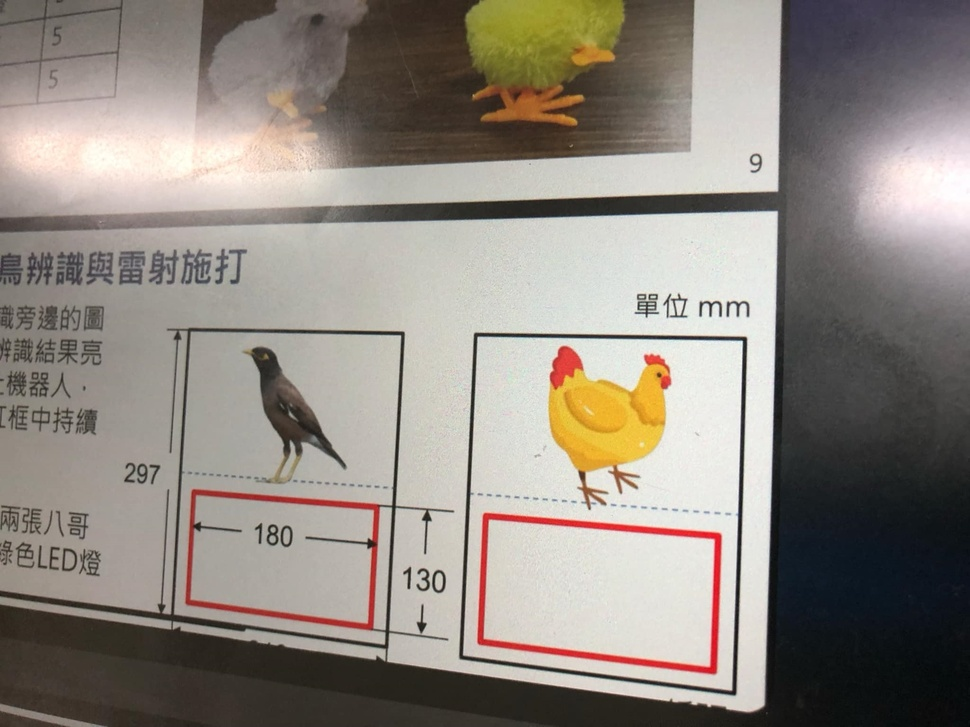
#> input picture object_detect(fail)/1.jpg, 970 x 727 px, shrunk from 2048 x 1536 before the run, given in place of the camera
$ python taskatest1.py
#> lines starting #> are read from the running program, lines starting #| are printed output that depends on the picture; after the words box and inside, x2 and y2 are one past the last pixel; in counts of white or black regions, pixels touching at a corner belong together
#> further down, frame is the input picture: shape (727, 970, 3); mean B, G, R 129.2, 137, 144.1
import cv2
import numpy as np
import time

# 顏色範圍設置
lower_blue = np.array([94, 0, 0])
upper_blue = np.array([100, 255, 255])

lower_green = np.array([68, 0, 0])
upper_green = np.array([85, 255, 140])

lower_red1 = np.array([0, 0, 0])
upper_red1 = np.array([3, 255, 255])

lower_red2 = np.array([177, 0, 0])
upper_red2 = np.array([180, 255, 255])

def process_a_task(frame, color_message):
    """
    處理 A 關卡，根據顏色進行動作，並顯示 OK 或 NO，還會判斷 X 座標是否在中心。
    """
#> called with color_message = 'red'
    if frame is None or frame.size == 0:
        print("Error: Invalid frame received.")
        return

    if color_message == "blue":
        print("Detecting BLUE!")
        hsv = cv2.cvtColor(frame, cv2.COLOR_BGR2HSV)
        mask = cv2.inRange(hsv, lower_blue, upper_blue)
    elif color_message == "green":
        print("Detecting GREEN!")
        hsv = cv2.cvtColor(frame, cv2.COLOR_BGR2HSV)
        mask = cv2.inRange(hsv, lower_green, upper_green)
    elif color_message == "red":
        print("Detecting RED!")
        hsv = cv2.cvtColor(frame, cv2.COLOR_BGR2HSV)
#> hsv: shape (727, 970, 3); mean H, S, V 37.5, 38.1, 145.3
        mask1 = cv2.inRange(hsv, lower_red1, upper_red1)
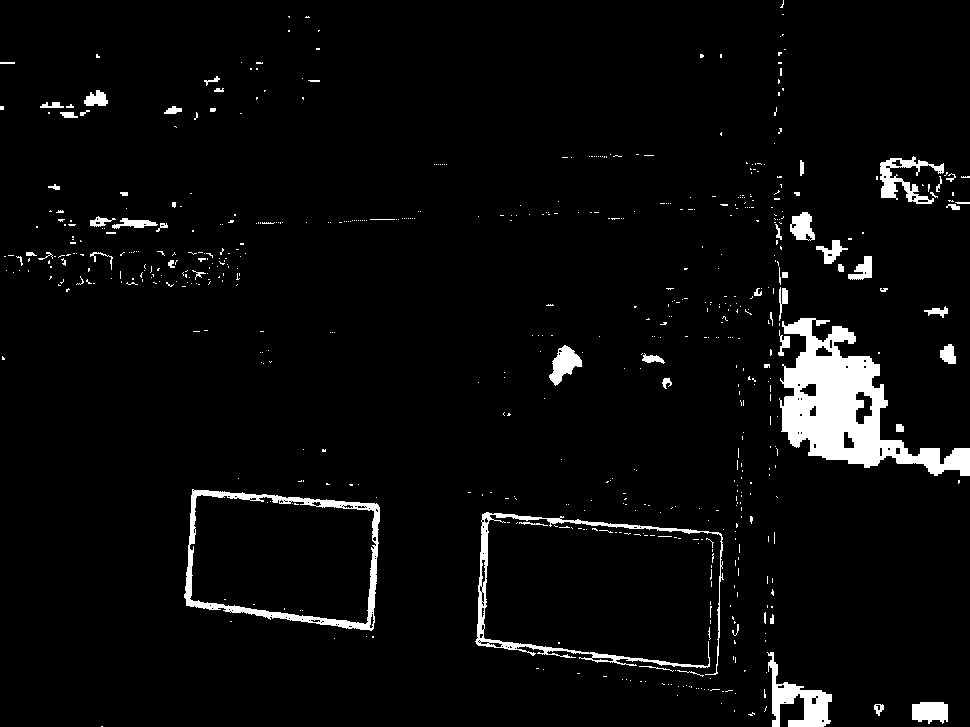
#> mask1: shape (727, 970); 4.1% white; 629 white regions (565 under 20 px), largest, box (x1, y1, x2, y2) and area: (779, 318, 970, 476) 11669, (184, 489, 380, 631) 3504, (475, 512, 724, 675) 2889
        mask2 = cv2.inRange(hsv, lower_red2, upper_red2)
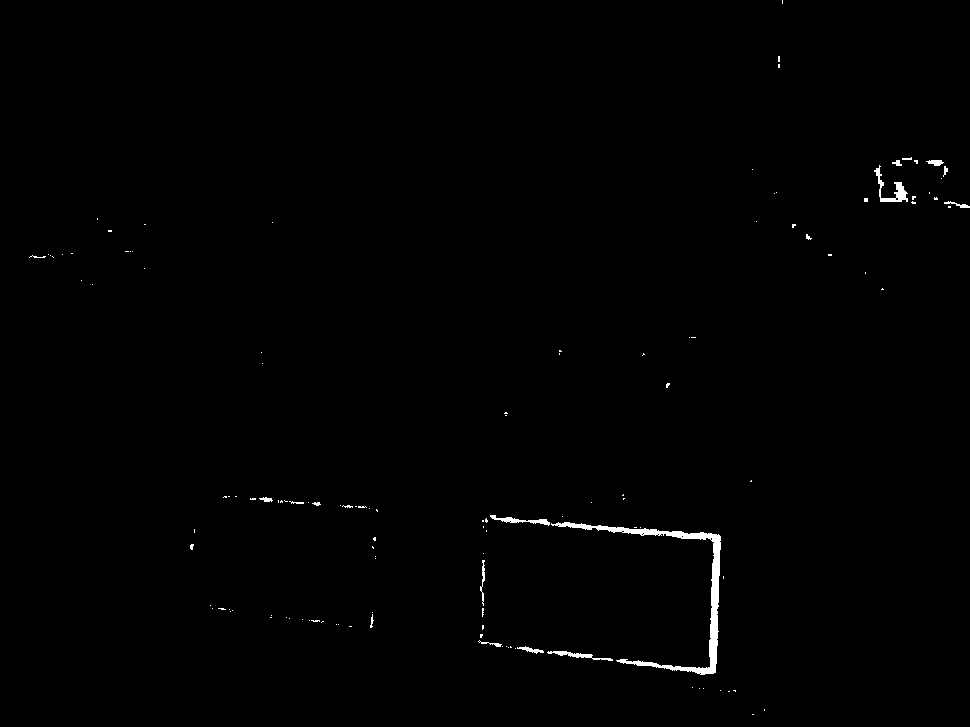
#> mask2: shape (727, 970); 0.58% white; 129 white regions (111 under 20 px), largest, box (x1, y1, x2, y2) and area: (551, 522, 721, 675) 2262, (874, 165, 908, 202) 344, (490, 515, 550, 526) 215
        mask = cv2.bitwise_or(mask1, mask2)
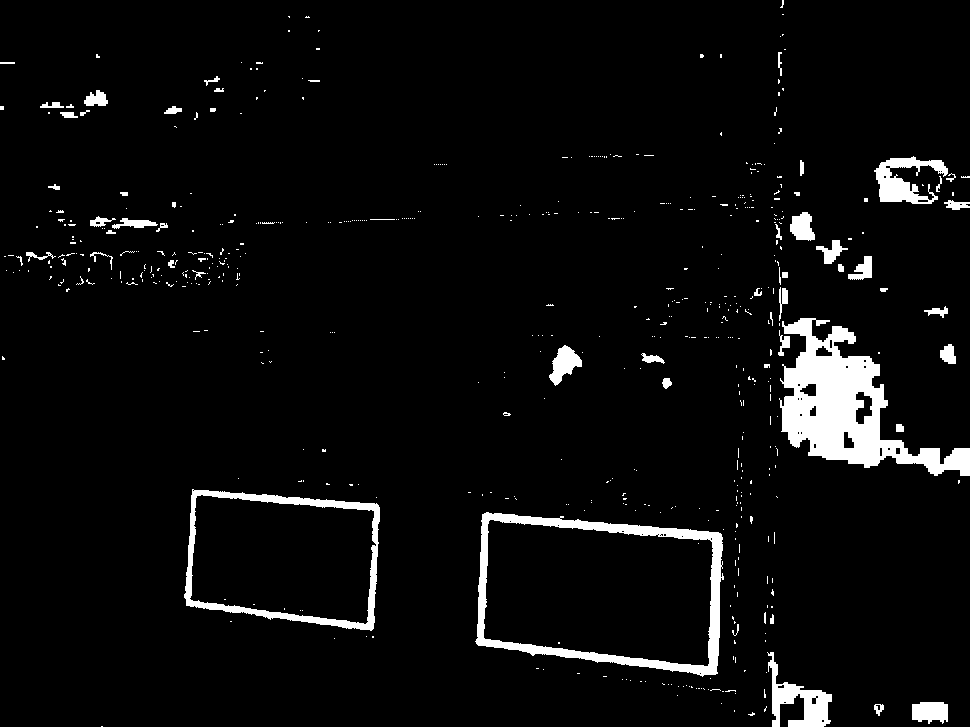
#> mask: shape (727, 970); 4.7% white; 572 white regions (511 under 20 px), largest, box (x1, y1, x2, y2) and area: (779, 318, 970, 476) 11669, (475, 512, 724, 677) 6188, (184, 489, 380, 631) 3793
    else:
        mask = np.zeros(frame.shape[:2], dtype=np.uint8)  # 如果顏色無效，空掩碼

    # 計算掩碼的有效像素數量
    color_area = cv2.countNonZero(mask)
#> color_area = 32953

    # 設置一個顏色區域的最小閾值（例如 10000 像素）
    area_threshold = 10000

    # 只在區域超過閾值時檢查 X 座標是否在中心
    if color_area > area_threshold:
        moments = cv2.moments(mask)
#> moments = moments, m00 8403015, centre m10/m00, m01/m00 = (676.2, 442.1)
        if moments['m00'] > 0:  # 防止除以零
            cx = int(moments['m10'] / moments['m00'])  # 計算質心的 x 座標
#> cx = 676
            width = frame.shape[1]
#> width = 970

            # 判斷質心是否在畫面中間
            if width // 2 - 50 < cx < width // 2 + 50:
                cv2.putText(frame, "OK", (50, 50), cv2.FONT_HERSHEY_SIMPLEX, 2, (0, 255, 0), 3)
                print(f"{color_message.capitalize()} detected, area is sufficient, and x is centered!")
            else:
                cv2.putText(frame, "X NOT CENTERED", (50, 50), cv2.FONT_HERSHEY_SIMPLEX, 2, (0, 255, 255), 3)
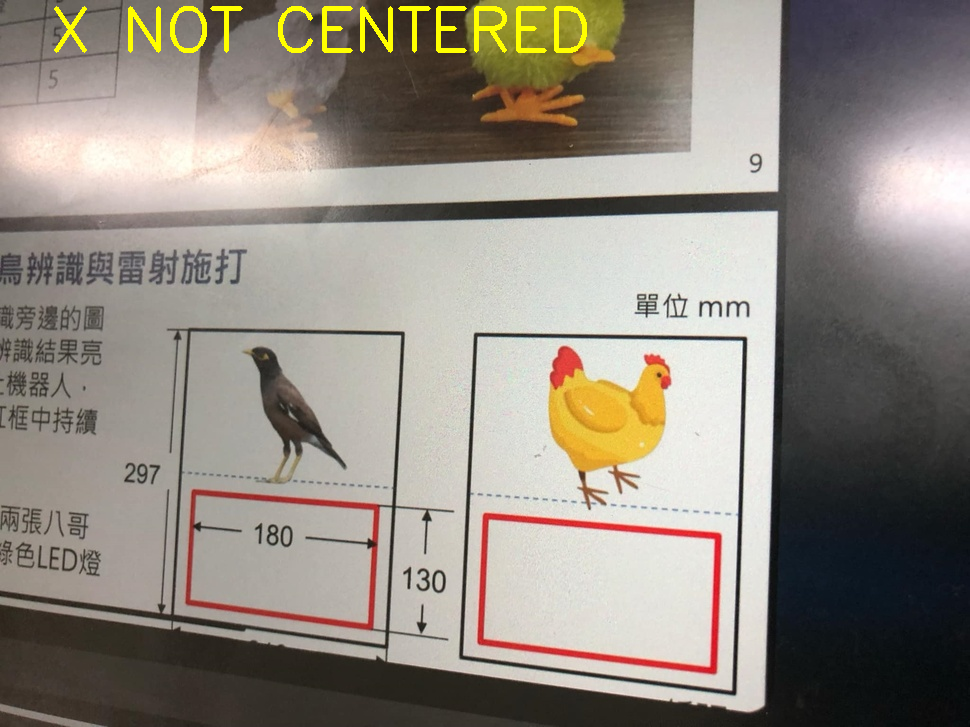
#> frame: shape (727, 970, 3); 0.92% of pixels changed, all inside (x1, y1, x2, y2) = (54, 6, 587, 53)
                print(f"{color_message.capitalize()} detected, but x is NOT centered.")
        else:
            print(f"{color_message.capitalize()} moments invalid.")
    else:
        cv2.putText(frame, "NO", (50, 50), cv2.FONT_HERSHEY_SIMPLEX, 2, (0, 0, 255), 3)
        print(f"{color_message.capitalize()} area not sufficient.")

    # 顯示畫面中的變更
    cv2.imshow('Processed Frame', frame)

# Example usage:
if __name__ == '__main__':
    cap = cv2.VideoCapture(0)
    color_message = "red"  # 假設我們要檢測顏色，可以更改此值以測試不同顏色
    while True:
        ret, frame = cap.read()
        if not ret:
            print("Error: Failed to capture image from camera.")
            break

        # 處理影像並檢測顏色區域
        process_a_task(frame, color_message)

        if cv2.waitKey(1) & 0xFF == ord('q'):
#> (key q is pressed here)
            break

    cap.release()
    cv2.destroyAllWindows()
